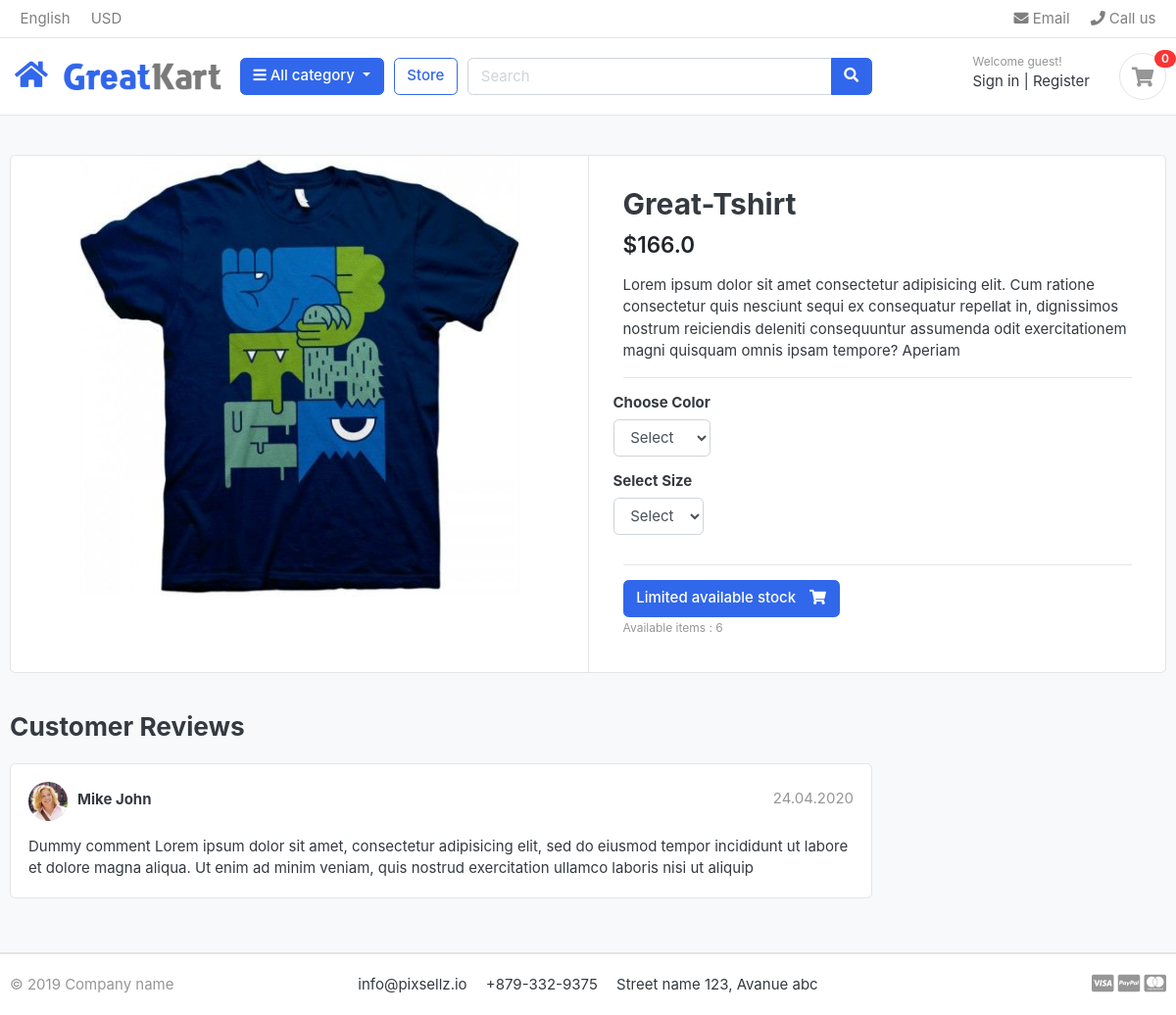
The page /store/Category/tshirts/great-tshirt/ on the database its author committed.
### store/models.py (models this page shows, shortened)
class Product(models.Model):
    product_name = models.CharField(max_length=100,unique=True)
    slug         = models.SlugField(max_length=100,unique=True)
    description  = models.TextField(max_length=255,blank=True)
    price        = models.FloatField()
    pro_image    = models.ImageField(upload_to='photos/product')
    stock        = models.IntegerField()
    is_available = models.BooleanField(default=True)
    category     = models.ForeignKey(Category , on_delete=models.CASCADE)
    created_date = models.DateTimeField(auto_now_add= True)
    modified_date = models.DateTimeField(auto_now= True)

### store/views.py (the view)
# urls.py: path('Category/<slug:category_slug>/<slug:product_slug>/', views.product_details , name='product_details'),
def product_details(request,category_slug,product_slug):
    try:
        single_product = Product.objects.get(category__slug = category_slug, slug = product_slug)
        in_cart = CartItem.objects.filter(cart__cart_id = _cart_id(request),product = single_product).exists()
    except Exception as e :
        raise e
    context = {
        'single_product': single_product,
        'in_cart': in_cart
    }
    return render(request , 'store/product_details.html' , context)

### carts/context_processors.py (called while the page is built)
def cart_items(request):
    total_cart_items = 0
    if "admin" in request.path :
        return {}
    else:
        try:
            cart = Cart.objects.filter(cart_id = _cart_id(request))
            cart_items = CartItem.objects.filter(cart = cart[:1])
            for cart_item in cart_items:
                total_cart_items += cart_item.quantity
        except Cart.DoesNotExist:
            total_cart_items = 0
    return dict(total_cart_items=total_cart_items)

### carts/views.py (called while the page is built)
def _cart_id(request):
    cart = request.session.session_key
    if not cart:
        cart = request.session.create()
    return cart

### category/context_processors.py (called while the page is built)
def menu_links(request):
    links = Category.objects.all()
    return dict(links=links)

### store/models.py (called while the page is built)
    def colors(self):
        return super(VariationManager , self).filter(variation_category ='color' , is_active = True)

    def sizes(self):
        return super(VariationManager , self).filter(variation_category ='size' , is_active = True)

### templates/store/product_details.html (shortened to what this page needs)
{% extends "base.html" %}
{% load static %}
{% block content %}
<section class="section-content padding-y bg">
<div class="container">
<div class="card">
	<div class="row no-gutters">
		<aside class="col-md-6">
<article class="gallery-wrap">
	<div class="img-big-wrap">
	   <a href="#"><img src="{{single_product.pro_image.url}}"></a>
	</div>
</article>
		</aside>
		<main class="col-md-6 border-left">
		<form action="{% url 'add_cart' single_product.id %}" method="POST">
			<article class="content-body">
			<h2 class="title">{{single_product.product_name}}</h2>
			<div class="mb-3">
				<var class="price h4">${{single_product.price}}</var>
			</div>
			<p>{{single_product.description}}</p>
			<hr>
				<div class="row">
					<div class="item-option-select">
						<h6>Choose Color</h6>
						<select name="color" class = "form-control"  required>
							<option value="" class = 'disabled selected' >Select</option>
						</select>
					</div>
				</div>
				<div class="row">
					<div class="item-option-select">
						<h6>Select Size</h6>
						<select name="size" class = "form-control" required>
							<option value="" class = 'disabled selected' >Select</option>
						</select>
					</div>
				</div>
				<hr>
					{% if single_product.stock <= 0 %}
						<h5>Out of Stock </h5>
					{% elif single_product.stock <= 10 %}
						<button type = 'submit' class="btn  btn-primary"> <span class="text">Limited available stock</span> <i class="fas fa-shopping-cart"></i> </button>
						<h6 class="text-muted small mt-1">Available items : {{ single_product.stock }}</h6>
					{% else %}
						<button type = 'submit' class="btn  btn-primary"> <span class="text">Add to Cart</span> <i class="fas fa-shopping-cart"></i>  </button>
					{% endif %}
			</article>
</form>
		</main>
	</div>
</div>
<br>
<div class="row">
			<div class="col-md-9">
	<header class="section-heading">
		<h3>Customer Reviews </h3>
	</header>
	<article class="box mb-3">
		<div class="icontext w-100">
			<img src="{% static "./images/avatars/avatar1.jpg" %}" class="img-xs icon rounded-circle">
			<div class="text">
				<span class="date text-muted float-md-right">24.04.2020 </span>
				<h6 class="mb-1">Mike John </h6>
			</div>
		</div>
		<div class="mt-3">
			<p>
				Dummy comment Lorem ipsum dolor sit amet, consectetur adipisicing elit, sed do eiusmod
				tempor incididunt ut labore et dolore magna aliqua. Ut enim ad minim veniam,
				quis nostrud exercitation ullamco laboris nisi ut aliquip
			</p>
		</div>
	</article>
	</div>
</div>
</div>
</section>
{% endblock content %}

### static/css/ui.css (style rules this page uses)
html { font-family: "Inter", sans-serif; font-size: 15px; }
.content-body { flex: 1 1 auto; padding: 2rem 2.3rem; }
.img-xs, .img-sm, .img-md, .img-lg { -o-object-fit: cover; object-fit: cover; flex-shrink: 0; flex-grow: 0; }
.img-xs { width: 40px; height: 40px; }
.padding-y { padding-top: 40px; padding-bottom: 40px; }
var { font-style: normal; }
article:after, .form-group:after { display: block; clear: both; content: ""; }
.bg { background-color: #f8f9fa; }
.section-heading { margin-bottom: 20px; margin-top: 15px; }
p:last-child { margin-bottom: 0; }
.btn .text + i { margin-left: 10px; }
.icontext { display: inline-flex; align-items: center; vertical-align: middle; }
.icontext .text { width: 100%; line-height: 1.2; }
.icontext .icon { position: relative; margin-right: 10px; flex-shrink: 0; flex-grow: 0; }
.price { font-weight: 600; color: #212529; }
.box { padding: 18px; background: #fff; border-radius: 0.37rem; border: 1px solid #e4e4e4; }
.box img { max-width: 100%; }
.gallery-wrap .img-big-wrap { margin-bottom: 10px; border-radius: 0.37rem; overflow: hidden; background-color: #fff; }
.gallery-wrap .img-big-wrap a { text-align: center; display: block; }
.gallery-wrap .img-big-wrap img { height: 450px; width: auto; display: inline-block; }
.item-option-select { margin-bottom: 1rem; display: inline-block; margin-right: 15px; }

### rows shown on the page
Product: pro_image (picture), product_name "Great-Tshirt", price "166.0", description "Lorem ipsum dolor sit amet consectetur adipisicing elit. Cum ratione consectetur quis nesciunt sequi ex consequatur repellat in, dignissimos nostrum reiciendis deleniti consequuntur assumenda odit exercitationem magni quisquam omnis ipsam tempore? Aperiam", stock "6"

### other values the page prints
{{ total_cart_items }} "0"
